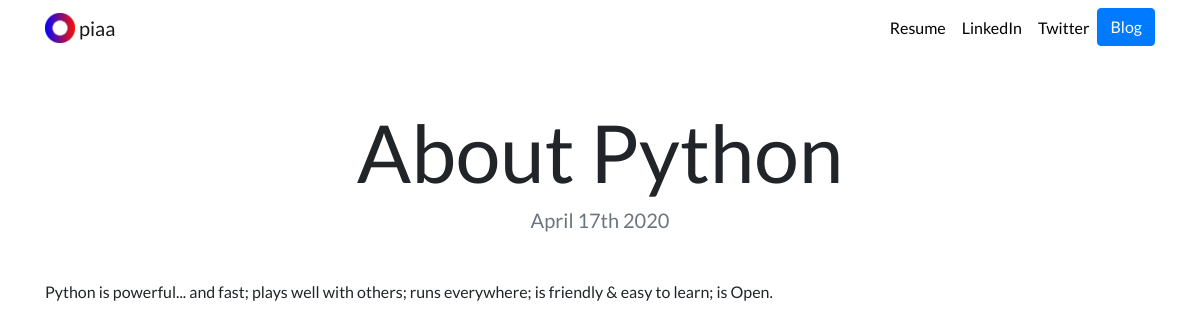
Page /blog/1/ on the committed database.
### blog/models.py (models this page shows, shortened)
class Blog(models.Model):
    title = models.CharField(max_length=250)
    description = models.TextField()
    date = models.DateField()

### blog/views.py (the view)
# urls.py: path('<int:blog_id>/', views.detail, name='detail'),
def detail(request, blog_id):
    blog = get_object_or_404(Blog, pk=blog_id)    # tries to grab particular id , else 404 will be displayed
    return render(request,'blogs/detail.html', {'blog':blog})

### blog/templates/blogs/detail.html
{% extends 'portfolio/base.html' %}
{% load static %}
{% block content %}
<h1 class="text-center mt-5" id="blogdetailtitle">{{ blog.title }}</h1>
<h5 class="text-center text-muted mb-5">{{ blog.date|date:'F jS Y' }}</h5>
{{ blog.description|safe }}
{% endblock %}

### portfolio/static/portfolio/custom.css (style rules this page uses)
body { font-family: 'Lato', sans-serif; }
@media (min-width: 992px) { #blogdetailtitle { font-size: 5rem; } }

### rows in the picture
Blog: title "About Python", date "April 17th 2020", description "Python is powerful... and fast; plays well with others; runs everywhere; is friendly & easy to learn; is Open."
